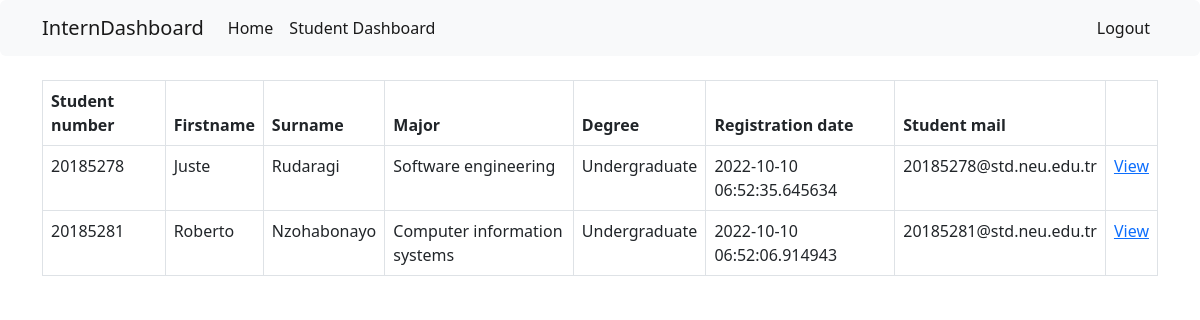
The app's page /studentsdashboard (signed in) with its own data.
### interndashboard/models.py (models this page shows, shortened)
class User(db.Model):
    studentnumber = db.Column(db.Integer, primary_key=True)
    firstname = db.Column(db.String(100), nullable=False)
    surname = db.Column(db.String(100), nullable=False)
    major = db.Column(db.String(100), nullable=False)
    degree = db.Column(db.String(100), nullable=False)
    register_date = db.Column(db.DateTime, nullable=False, default=datetime.utcnow)
    studentmail = db.Column(db.String(150), unique=True, nullable=False)
    password = db.Column(db.String(100), nullable=False)

### interndashboard/admin/routes.py (the view)
@admin.route('/studentsdashboard')
@login_required
def studentsdashboard():
    if session['studentnumber'] == 1:
        outputs = User.query.filter(User.studentnumber!=1).all()
        results = Topic_create.query.filter(User.studentnumber!=1).all()
        m = []
        for x in results:
            if x.studentnumber not in m:
                m.append(x.studentnumber)
        print(m)
        return render_template('studentsdashboard.html', outputs=outputs, m=m)
    else:
        flash('Access denied', 'danger')
        return redirect(url_for('main.home'))

### interndashboard/users/routes.py (called while the page is built)
def login_required(f):
    @wraps(f)
    def decorated_function(*args, **kwargs):
        if 'loggedin' in session:
            return f(*args, **kwargs)
        flash("Unauthorized access, please sign in!", 'danger')
        return redirect(url_for('users.signin'))
    return decorated_function

### interndashboard/templates/studentsdashboard.html (shortened to what this page needs)
{% extends 'index.html' %}
{% block body %}
<br>
<div class="table-responsive">
    <table class="table table-bordered">
        <thead class="thead-dark">
            <tr>
                <th>Student number</th>
                <th>Firstname</th>
                <th>Surname</th>
                <th>Major</th>
                <th>Degree</th>
                <th>Registration date</th>
                <th>Student mail</th>
                <th></th>
            </tr>
        </thead>
        <tbody>
            {% for x in outputs %}
            {% set z = x.studentnumber %}
            <tr>
                <td>{{x.studentnumber}}</td>
                <td>{{x.firstname}}</td>
                <td>{{x.surname}}</td>
                <td>{{x.major}}</td>
                <td>{{x.degree}}</td>
                <td>{{x.register_date}}</td>
                <td>{{x.studentmail}}</td>
                <td>
                    <p>{% if session['studentnumber'] != 1 %}
                        <a href="studentdashboard/{{x.studentnumber}}">View</a>
                        {% else %}
                        <a href="approvedisapprove/{{x.studentnumber}}">View</a>
                        {% endif %}
                    </p>
                </td>
            </tr>
            {% endfor %}
        </tbody>
    </table>
</div>
{% endblock %}

### interndashboard/templates/index.html (shortened to what this page needs)
<!DOCTYPE html>
<html lang="en">
<head>
    <link rel="stylesheet" href="https://cdnjs.cloudflare.com/ajax/libs/font-awesome/6.2.0/css/all.min.css">
    <link href="https://cdn.jsdelivr.net/npm/bootstrap@5.2.0-beta1/dist/css/bootstrap.min.css" rel="stylesheet"
>
</head>
<body>
    {% include 'includes/_navbar.html' %}
    <div class="container">
        {% block body %}{% endblock %}
    </div>
</body>
</html>

### interndashboard/templates/includes/_navbar.html (shortened to what this page needs)
<nav class="navbar navbar-expand-lg bg-light rounded" aria-label="Eleventh navbar example">
    <div class="container">
        <a class="navbar-brand" href="{{url_for('main.home')}}">InternDashboard</a>
        <div class="collapse navbar-collapse" id="navbarsExample09">
            <ul class="navbar-nav me-auto mb-2 mb-lg-0">
                <li class="nav-item">
                    <a class="nav-link active" aria-current="page" href="{{url_for('main.home')}}">Home</a>
                </li>
                {% if session['studentnumber'] == 1 %}
                <li class="nav-item">
                    <a class="nav-link active" aria-current="page"
                        href="{{ url_for('admin.studentsdashboard') }}">Student Dashboard</a>
                </li>
                {% endif %}
            </ul>
            <ul class="navbar-nav">
                {% if session['loggedin'] %}
                <li class="nav-item">
                    <a class="nav-link active" aria-current="page" href="{{url_for('users.logout')}}">Logout</a>
                </li>
                {% endif %}
            </ul>
        </div>
    </div>
</nav>

### records on screen
User: studentnumber "20185278", firstname "Juste", surname "Rudaragi", major "Software engineering", degree "Undergraduate", register_date "2022-10-10 06:52:35.645634", studentmail "20185278@std.neu.edu.tr"
User: studentnumber "20185281", firstname "Roberto", surname "Nzohabonayo", major "Computer information systems", degree "Undergraduate", register_date "2022-10-10 06:52:06.914943", studentmail "20185281@std.neu.edu.tr"
